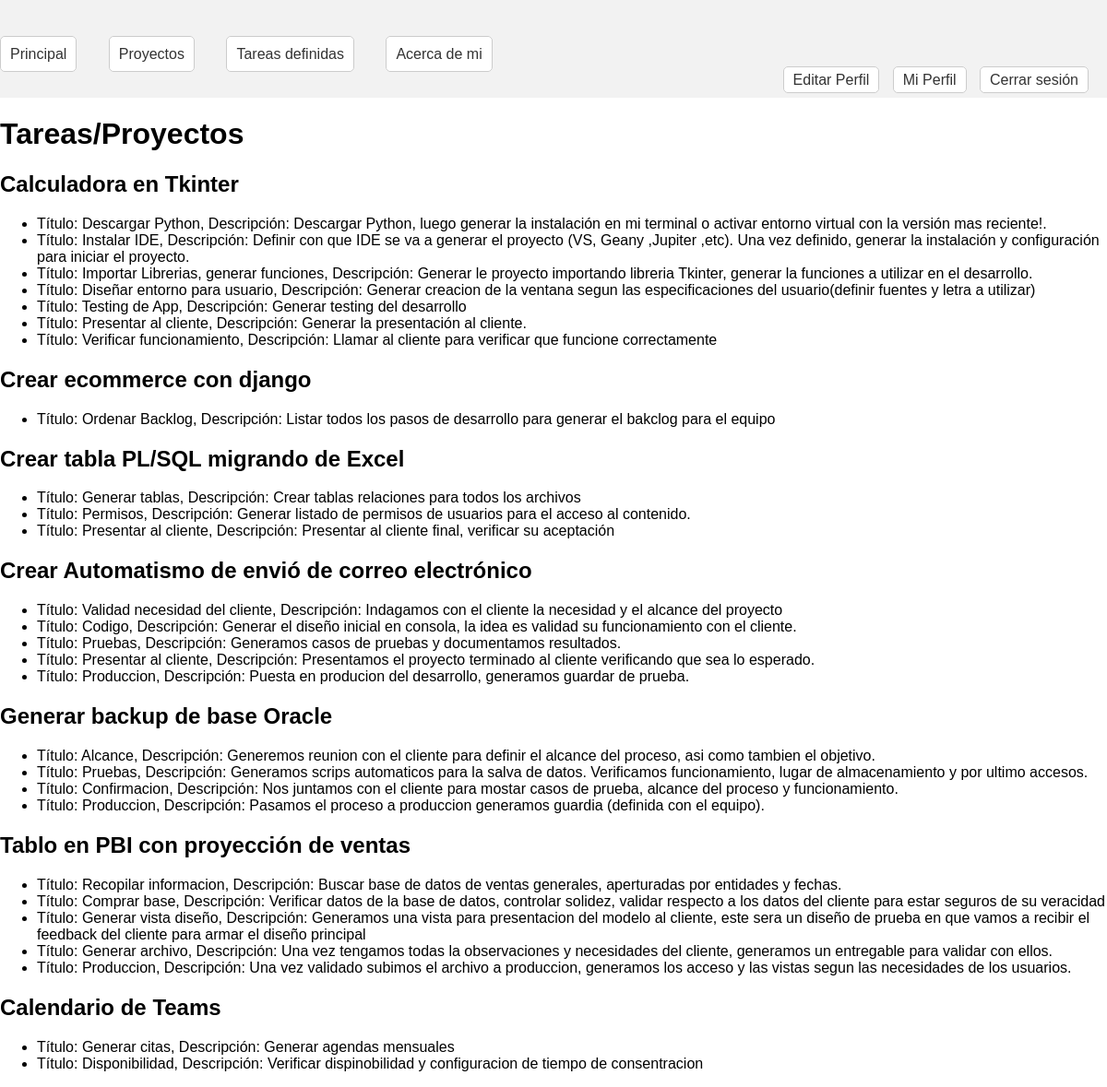
Screenshot of /tareas/ (signed in) with the database file from the repository.
### app1/models.py (models this page shows, shortened)
class Proyectos(models.Model):
    nombre=models.CharField(max_length=100)
    fechacreacion=models.DateField()

class Tareas(models.Model):
    titulo=models.CharField(max_length=100)
    descripcion=models.TextField()
    asociado=models.ForeignKey(Proyectos,on_delete=models.CASCADE)

### app1/views.py (the view)
# urls.py: path('tareas/',mis_tareas),
@login_required
def mis_tareas(requets):
    pendientes=Tareas.objects.values()
    pendientes2=Proyectos.objects.values()
    tus_datos = sorted(pendientes, key=lambda x: x['asociado_id'])
    grupos = {k: list(g) for k, g in groupby(tus_datos, key=lambda x: x['asociado_id'])}
    mati = []
    for asociado_id, items in grupos.items():
        asociado_dict = {'asociado_id': asociado_id, 'tareas': []}
        for item in items:
            tarea_dict = {
                'id': item['id'],
                'titulo': item['titulo'],
                'descripcion': item['descripcion']
            }
            proyecto_id = item.get('proyecto_id')
            proyecto_info = next((p for p in pendientes2 if p['id'] == proyecto_id), None)
            if proyecto_info:
                tarea_dict['proyecto'] = {
                    'id': proyecto_info['id'],
                    'nombre': proyecto_info['nombre'],
                    'fechacreacion': proyecto_info['fechacreacion']
                }
            asociado_dict['tareas'].append(tarea_dict)
        mati.append(asociado_dict)
    return render(requets,'mistareas.html',{'pendientes':mati,'pendientes2':pendientes2})

### app1/templates/mistareas.html
{% extends 'herencia.html' %}
{% block dinamico %}
<h1>Tareas/Proyectos</h1>
{% for proyecto in pendientes2 %}
  <h2>{{ proyecto.nombre }}</h2>
  <ul>
    {% for asociado in pendientes %}
      {% if asociado.asociado_id == proyecto.id %}
        {% for tarea in asociado.tareas %}
          <li>
            Título: {{ tarea.titulo }},
            Descripción: {{ tarea.descripcion }}
          </li>
        {% endfor %}
      {% endif %}
    {% endfor %}
  </ul>
{% endfor %}
{% endblock %}

### app1/templates/herencia.html (style rules this page uses)
body { margin: 10px; padding: 0; font-family: Arial, sans-serif; }
body { margin: 0; padding: 0; font-family: Arial, sans-serif; }

### rows the page displays
Proyectos: nombre "Calculadora en Tkinter"
Tareas: titulo "Descargar Python", descripcion "Descargar Python, luego generar la instalación en mi terminal o activar entorno virtual con la versión mas reciente!."
Tareas: titulo "Instalar IDE", descripcion "Definir con que IDE se va a generar el proyecto (VS, Geany ,Jupiter ,etc). Una vez definido, generar la instalación y configuración para iniciar el proyecto."
Tareas: titulo "Importar Librerias, generar funciones", descripcion "Generar le proyecto importando libreria Tkinter, generar la funciones a utilizar en el desarrollo."
Tareas: titulo "Diseñar entorno para usuario", descripcion "Generar creacion de la ventana segun las especificaciones del usuario(definir fuentes y letra a utilizar)"
Tareas: titulo "Testing de App", descripcion "Generar testing del desarrollo"
Tareas: titulo "Presentar al cliente", descripcion "Generar la presentación al cliente."
Tareas: titulo "Verificar funcionamiento", descripcion "Llamar al cliente para verificar que funcione correctamente"
Proyectos: nombre "Crear ecommerce con django"
Tareas: titulo "Ordenar Backlog", descripcion "Listar todos los pasos de desarrollo para generar el bakclog para el equipo"
Proyectos: nombre "Crear tabla PL/SQL migrando de Excel"
Tareas: titulo "Generar tablas", descripcion "Crear tablas relaciones para todos los archivos"
Tareas: titulo "Permisos", descripcion "Generar listado de permisos de usuarios para el acceso al contenido."
Tareas: titulo "Presentar al cliente", descripcion "Presentar al cliente final, verificar su aceptación"
Proyectos: nombre "Crear Automatismo de envió de correo electrónico"
Tareas: titulo "Validad necesidad del cliente", descripcion "Indagamos con el cliente la necesidad y el alcance del proyecto"
Tareas: titulo "Codigo", descripcion "Generar el diseño inicial en consola, la idea es validad su funcionamiento con el cliente."
Tareas: titulo "Pruebas", descripcion "Generamos casos de pruebas y documentamos resultados."
Tareas: titulo "Presentar al cliente", descripcion "Presentamos el proyecto terminado al cliente verificando que sea lo esperado."
Tareas: titulo "Produccion", descripcion "Puesta en producion del desarrollo, generamos guardar de prueba."
Proyectos: nombre "Generar backup de base Oracle"
Tareas: titulo "Alcance", descripcion "Generemos reunion con el cliente para definir el alcance del proceso, asi como tambien el objetivo."
Tareas: titulo "Pruebas", descripcion "Generamos scrips automaticos para la salva de datos. Verificamos funcionamiento, lugar de almacenamiento y por ultimo accesos."
Tareas: titulo "Confirmacion", descripcion "Nos juntamos con el cliente para mostar casos de prueba, alcance del proceso y funcionamiento."
Tareas: titulo "Produccion", descripcion "Pasamos el proceso a produccion generamos guardia (definida con el equipo)."
Proyectos: nombre "Tablo en PBI con proyección de ventas"
Tareas: titulo "Recopilar informacion", descripcion "Buscar base de datos de ventas generales, aperturadas por entidades y fechas."
Tareas: titulo "Comprar base", descripcion "Verificar datos de la base de datos, controlar solidez, validar respecto a los datos del cliente para estar seguros de su veracidad"
Tareas: titulo "Generar vista diseño", descripcion "Generamos una vista para presentacion del modelo al cliente, este sera un diseño de prueba en que vamos a recibir el feedback del cliente para armar el diseño principal"
Tareas: titulo "Generar archivo", descripcion "Una vez tengamos todas la observaciones y necesidades del cliente, generamos un entregable para validar con ellos."
Tareas: titulo "Produccion", descripcion "Una vez validado subimos el archivo a produccion, generamos los acceso y las vistas segun las necesidades de los usuarios."
Proyectos: nombre "Calendario de Teams"
Tareas: titulo "Generar citas", descripcion "Generar agendas mensuales"
Tareas: titulo "Disponibilidad", descripcion "Verificar dispinobilidad y configuracion de tiempo de consentracion"
